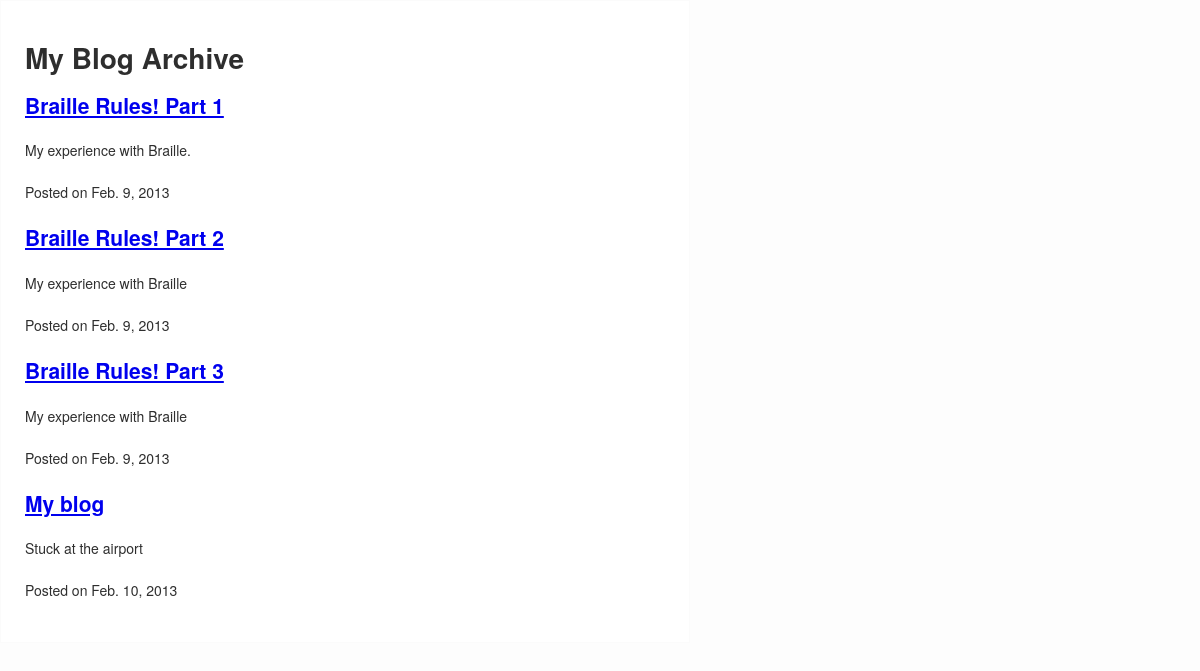
The page / on the database its author committed.
### blog/models.py (models this page shows, shortened)
class Post(models.Model):
	title = models.CharField(max_length=255)
	slug = models.SlugField(unique=True, max_length=255)
	description = models.CharField(max_length=255)
	content = models.TextField()
	published = models.BooleanField(default=True)
	created = models.DateTimeField(auto_now_add=True)
	class meta:
		order =['-created']
	def get_absolute_url(self):
		return reverse('blog.views.post', args=[self.slug])

### blog/views.py (the view)
# urls.py: url(r'^$', 'blog.views.index'),
def index(request):
	posts = Post.objects.filter(published=True)
	return render(request, 'blog/index.html', {'posts': posts})

### netmag/templates/blog/index.html (shortened to what this page needs)
{% extends 'base.html' %}
{% block content %}
<h1> My Blog Archive </h1>
{% for post in posts %}
<div class="post">
<h2>
<a href=
"{{post.get_absolute_url}}">
{{post.title}}
</a>
</h2>
<p>{{post.description}}</p>
<p>Posted on
<time datetime="{{post.created|date:"c"}}">
{{post.created|date}}
</time>
</p>
</div>
{% endfor %}
{% endblock %}

### netmag/static/style.css (style rules this page uses)
body { background-color: #fdfdfd; color: #2e2e2e; margin: 0; padding: 0; font-size: 14px; line-height: 28px; font-family: 'Helvetica Neue', Helvetica, Arial, sans-serif; }

### rows shown on the page
Post: title "Braille Rules! Part 1", description "My experience with Braille.", created "Feb. 9, 2013"
Post: title "Braille Rules! Part 2", description "My experience with Braille", created "Feb. 9, 2013"
Post: title "Braille Rules! Part 3", description "My experience with Braille", created "Feb. 9, 2013"
Post: title "My blog", description "Stuck at the airport", created "Feb. 10, 2013"
